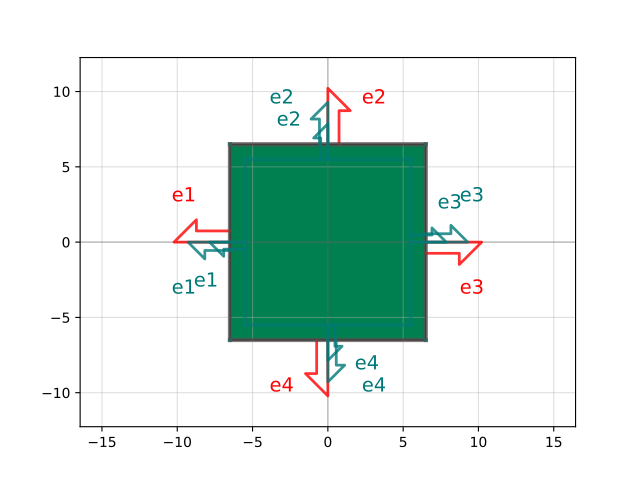

Write Python code to recreate this figure.
import gdsfactory as gf

c = gf.components.contact_slot(size=(11.0, 11.0), layers=((41, 0), (45, 0)), layer_offsets=(0, 1.0), enclosure=1.0, ysize=0.5, yspacing=2.0)
c.plot()
